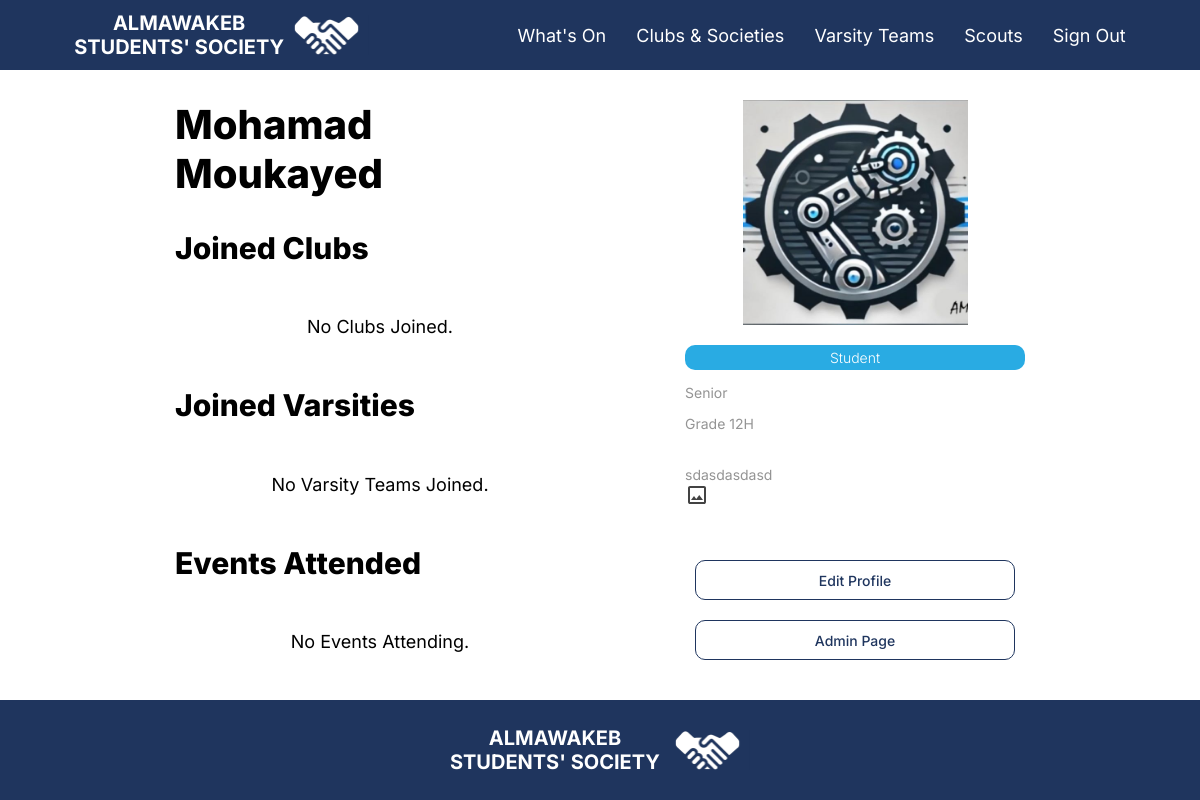
/profile/User (signed in), run on an earlier commit of the app's database.
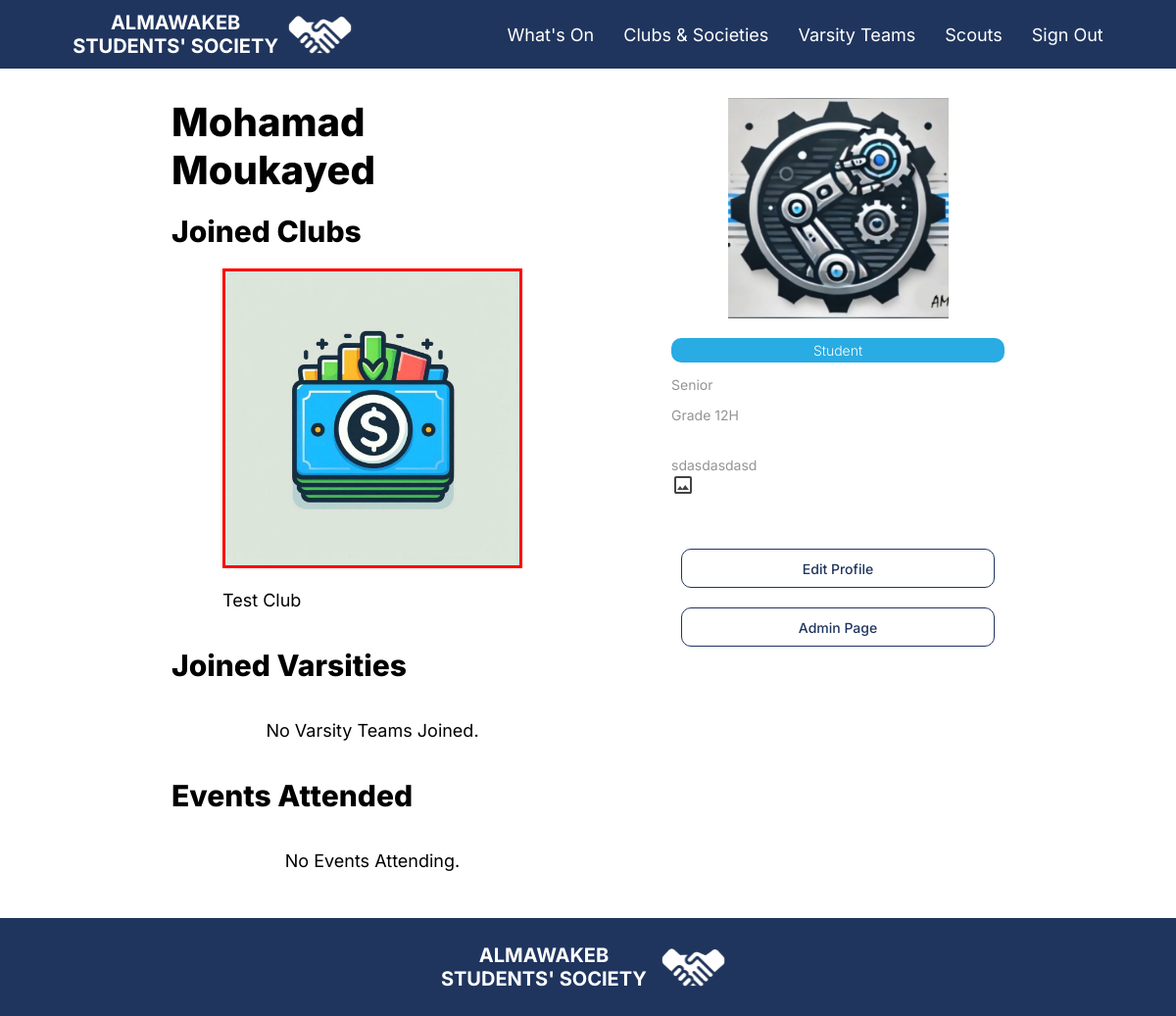
And on a later commit of the database.
### mainapp/models.py (models this page shows, shortened)
class Club(models.Model):
    name = models.CharField(max_length=255)
    heads = models.ManyToManyField(User, related_name='head_clubs', blank=True)
    leadership = models.ManyToManyField(User, related_name='leadership_roles', blank=True)
    members = models.ManyToManyField(User, related_name='membership_clubs', blank=True)
    advisors = models.ManyToManyField(User, related_name='advisor_clubs', blank=True)
    events = models.ManyToManyField('Event', related_name='events', blank=True)
    about = models.TextField()
    logo = models.ImageField(upload_to='clubs_logos/')
    color = models.CharField(max_length=7)  # Hex color code
    links = models.ManyToManyField(Links, related_name='club_links', blank=True)

### mainapp/views.py (the view, shortened to what this page needs)
# urls.py: path("profile/User", views.UserProfile, name="user_profile"),
def UserProfile(request: WSGIRequest):
    if request.user is None:
        return redirect("/")
    else:
        userType = ""
        memberCount = 0
        clubSlashMembers = None
        if request.user.associated_student is not None:
            userType = "student"
            clubSlashMembers = {"clubs":getClubs(request.user),"varsities":getVarsities(request.user)}
        allUsers = User.objects.all()
        events = []
        for event in Event.objects.all():
            if request.user in event.attending_Students.all():
                events.append(event)
        return render(request, "profile_student.html", {'url':request.build_absolute_uri(), 'user': request.user, 'userType': userType,"clubSlashMembers": clubSlashMembers, 'allUsers': allUsers, 'attendingEvents':events, 'litAllUsers': User.objects.all()})

### mainapp/views.py (called while the page is built)
def getVarsities(user):
    varsities = []
    for varsity in Varsity.objects.all():
        if user in varsity.members.all():
            varsities.append(varsity)
    return varsities

def getClubs(user):
    clubs = []
    for club in Club.objects.all():
        if user in club.members.all():
            clubs.append(club)
    return clubs

### templates/profile_student.html (shortened to what this page needs)
{% extends 'Base.html' %}
{% load static %}
{% load custom_tags %}
{% block content %}
<div style="display: flex; gap: 100px; justify-content: space-between;">
    <div style="display: flex; justify-content: space-between; flex-direction: column; flex: 1;">
        <p class="pageTitle" style="margin: 0px;">{{ user.name }}</p>
        <br>
        {% if userType == "student" %}
        <p class="pageSubtitle" style="margin: 0px;">Joined Clubs</p>
        <br>
        <div class="grid">
            {% for club in clubSlashMembers.clubs %}
            <div>
                <a href="{% url 'club_detail' club.id %}">
                    <img class="eventCover" style="border: {{ club.color }} 3px solid;" src="{{ club.logo.url }}" alt="Club Cover">
                    <p class="text">{{ club.name }}</p>
                </a>
            </div>
            {% empty %}
            <p class="text">No Clubs Joined.</p>
            {% endfor %}
        </div>
        <br>
        <div class="profileRow">
        <p class="pageSubtitle" style="margin: 0px;">Joined Varsities</p>
        </div>
        <br>
        <div class="grid">
            {% for varsity in clubSlashMembers.varsities %}
            <div>
                <a href="{% url 'varsity_detail' varsity.id %}">
                    <img class="eventCover" style="border: {{ varsity.color }} 3px solid;" src="{{ varsity.logo.url }}" alt="{{ varsity.name }}">
                    <p class="text">{{ varsity.name }}</p>
                </a>
            </div>
            {% empty %}
            <p class="text">No Varsity Teams Joined.</p>
            {% endfor %}
        </div>
        <br>
        <div class="profileRow">
        <p class="pageSubtitle" style="margin: 0px;">Events Attended</p>
        </div>
        <br>
        <div class="grid">
            {% for events in attendingEvents %}
            <div>
                <a href="{% url 'event_detail' events.id %}">
                    <img class="eventCover" style="border: blue 3px solid;" src="{{ events.cover.url }}" alt="{{ events.name }}">
                    <p class="text">{{ events.title }}</p>
                </a>
            </div>
            {% empty %}
            <p class="text">No Events Attending.</p>
            {% endfor %}
        </div>
        {% endif %}
    </div>
    <div>
        {% if userType == "student" %}
        <div class="centerer huns" style="margin-bottom: 20px;">
        <img src="{{ user.associated_student.profile_picture.url }}" alt="Profile Picture" class="articleCover">
        </div>
        <div class="tagBox" style="background: #29abe3;">
            <p class="tagText">Student</p>
        </div>
        <p class="aboutText sidebar">{{ user.associated_student.year_level_title }}</p>
        <p class="aboutText sidebar">Grade {{ user.associated_student.year_level }}{{ user.associated_student.section }}</p>
        <div class="aboutText sidebar">{{ user.associated_student.about | safe}}</div>
        {% endif %}
        <br>
        <a href="/profile/Edit"><button class="btn">Edit Profile</button></a>
        <br>
        {% if user.is_admin and user.is_superuser and user.is_staff %}
        <a href="/admin" target="_blank"><button class="btn">Admin Page</button></a><br>
        {% endif %}
    </div>
</div>
{% endblock %}

What changed in the data, as far as the page shows it:
added Club: logo (picture), name "Test Club"
Also different on the page:
text no longer shown: "No Clubs Joined."
